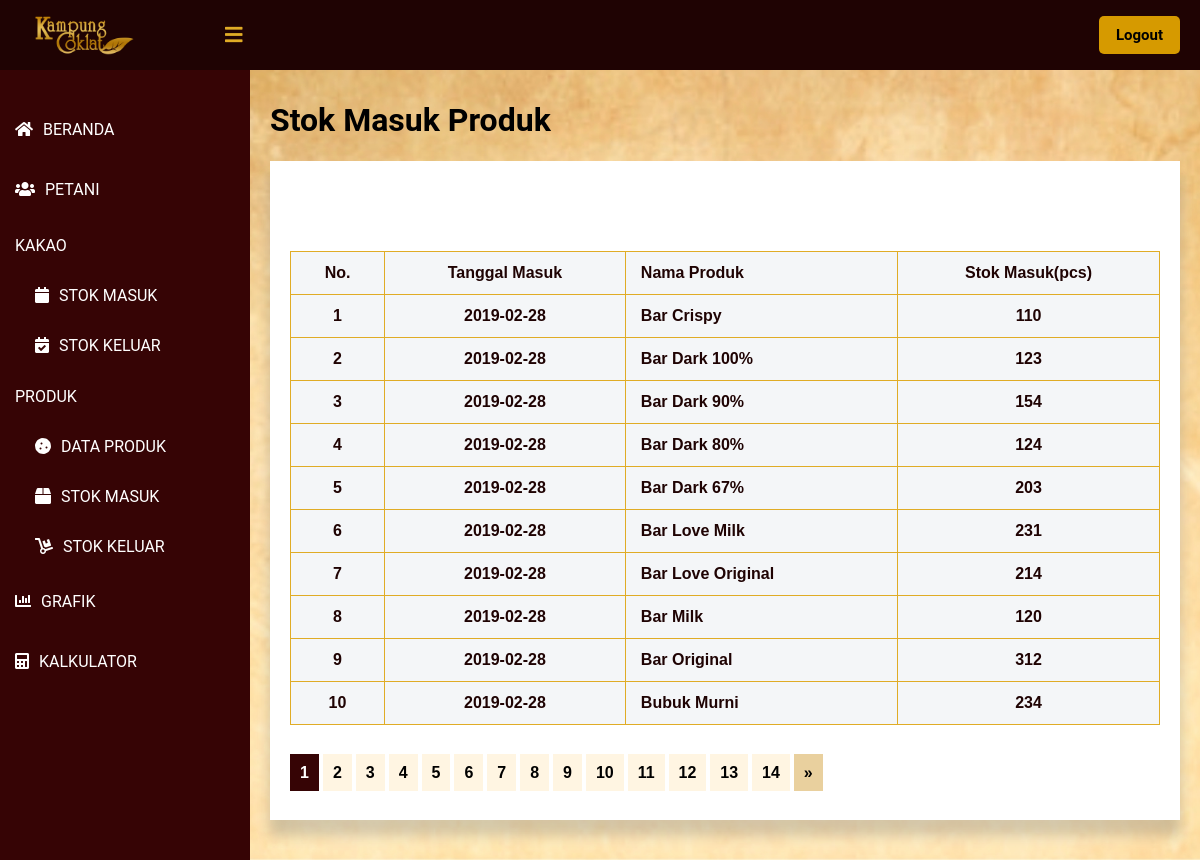
The app's page /public/lihat_SMP/1 (signed in) with its own data.
### tables this page shows
CREATE TABLE `stok_masuk_produk` (
  `id_masuk_produk` int(11) NOT NULL,
  `tanggal_masuk` timestamp NOT NULL DEFAULT current_timestamp(),
  `nama_produk` int(11) NOT NULL,
  `stok_masuk` int(11) NOT NULL
);

CREATE TABLE `produk` (
  `id_produk` int(11) NOT NULL,
  `nama_produk` varchar(30) NOT NULL,
  `berat_bersih` int(11) NOT NULL,
  `harga` int(11) NOT NULL,
  `produksi_kakao_kering` int(11) NOT NULL,
  `produksi_kakao_basah` int(11) NOT NULL
);

### app/core/Controller.php (called while the page is built, shortened)
<?php
class Controller {
    public function view($view, $data = [])
    {
        require_once   '../app/views/'.$view.'.php';
    }
    public function model($model)
    {
        return new $model;
    }
}
?>

### app/controllers/Lihat_SMP.php (called while the page is built, shortened)
<?php
class Lihat_SMP extends Controller {
    public function index($page)
    {
        $id_user = $_SESSION['id'];
        $user = $this->model('User_model')->getUserById($id_user);
        $data= $user;
        $data['masuk_produk'] = $this->model('SMP_model')->getList($page);
        $this->view('lihat_SMP/index', $data);
    }
}
?>

### app/core/App.php (called while the page is built, shortened)
<?php
class App {
    protected $method = 'index';
    protected $params = [];
    public function __construct()
    {
        $url = $this->parseURL();
        if ( file_exists('../app/controllers/' . $url[0] . '.php') ) {
            unset($url[0]);
        }
        $this->controller = new $this->controller;
        if ( !empty($url) ) {
            $this->params = array_values($url);
        }
        call_user_func_array([$this->controller, $this->method], $this->params);
    }
    public function parseURL()
    {
        if ( isset($_GET['url']) ) {
            $url = rtrim($_GET['url'], '/');
            $url = filter_var($url, FILTER_SANITIZE_URL);
            $url = explode("/", $url);
            return $url;
        }
    }
}

### public/index.php (called while the page is built, shortened)
<?php
$app = new App;

### app/core/Database.php (called while the page is built, shortened)
<?php
class Database {
    private $host = DB_HOST;
    private $db_name = DB_NAME;
    private $dbh;
    private $stmt;
    public function __construct()
    {
        $dsn = 'mysql:host=' . $this->host . ';dbname=' . $this->db_name;
        try {
            $this->dbh = new PDO($dsn, 'root', '');
        } catch(PDOException $e) {
            die($e->getMessage());
        }
    }
    public function query($query)
    {
        $this->stmt = $this->dbh->prepare($query);
    }
    public function bind($param, $value, $type=null)
    {
        if ( is_null($type) ) {
            switch( true ) {
                default :
                    $type = PDO::PARAM_STR;
            }
        }
        $this->stmt->bindValue($param, $value, $type);
    }
    public function execute()
    {
        $this->stmt->execute();
    }
    public function resultSet()
    {
        $this->execute();
        return $this->stmt->fetchAll(PDO::FETCH_ASSOC);
    }
    public function single()
    {
        $this->execute();
        return $this->stmt->fetch(PDO::FETCH_ASSOC);
    }
}

### app/models/User_model.php (called while the page is built, shortened)
<?php
class User_model {
    private $table = 'user';
    private $db;
    public function __construct()
    {
        $this->db = new Database;
    }
    public function getUserById($id)
    {
        $this->db->query('SELECT user.*, hak_akses.nama_kategori AS hak_akses FROM ' . $this->table . ' JOIN kategori AS hak_akses ON hak_akses.id = user.id_hak_akses WHERE id_user=:id');
        $this->db->bind('id', $id);
        return $this->db->single();
    }
}

### app/models/SMP_model.php (called while the page is built, shortened)
<?php
class SMP_model {
    private $table = 'stok_masuk_produk';
    private $db;
    public function __construct()
    {
        $this->db = new Database;
    }
    public function getList($page)
    {
        $data = [];
        $jumlahDataSetiapPage = 10;
        $this -> db -> query("SELECT stok_masuk_produk.*, produk.nama_produk, DATE_FORMAT(tanggal_masuk, '%Y-%m-%d') AS tanggal_masuk FROM `" . $this->table . "` LEFT JOIN produk ON produk.id_produk = stok_masuk_produk.nama_produk");
        $jumlahData = $this -> db -> resultSet();
        $jumlahData = count($jumlahData);
        $jumlahPage = ceil($jumlahData / $jumlahDataSetiapPage);
        $halamanSaatIni = ( isset($page) ) ? $page : 1;
        $dataPertama = ($jumlahDataSetiapPage * $halamanSaatIni) - $jumlahDataSetiapPage;
        $this -> db -> query("SELECT stok_masuk_produk.*, produk.nama_produk, DATE_FORMAT(tanggal_masuk, '%Y-%m-%d') AS tanggal_masuk FROM `" . $this->table . "` LEFT JOIN produk ON produk.id_produk = stok_masuk_produk.nama_produk LIMIT $dataPertama, $jumlahDataSetiapPage");
        $daftarData = $this -> db -> resultSet();
        $data['list_data'] = $daftarData;
        $data['halaman_saat_ini'] = $halamanSaatIni;
        $data['jumlah_halaman'] = $jumlahPage;
        return $data;
    }
}

### app/views/lihat_SMP/index.php (the view, shortened to what this page needs)
<!DOCTYPE html>
<html lang=”en”>
<head>
	<link href="<?= BASEURL ?>/css/melihat_petani.css" rel="stylesheet" type="text/css">
    <link rel="stylesheet" href="https://cdnjs.cloudflare.com/ajax/libs/font-awesome/5.12.1/css/all.min.css">
</head>
<body>
    <header>
        <label for="check">
            <i class="fas fa-bars" id="sidebar_btn"></i>
        </label>
        <div class="left_area">
            <img src="http://localhost/KampungCoklat/public/img/Logo-Daun.png">
        </div>
        <div class="right_area">
            <a href="<?= BASEURL ?>/logout" style="color: #000; margin-left: 10px;" class="logout_btn">Logout</a>
        </div>
    </header>
    <div class="sidebar">
        <a class="menu" href="<?= BASEURL ?>/beranda"><i class="fas fa-home"></i><span>BERANDA</span></a>
        <?php if ($data['hak_akses'] != 'admin_prod') { ?>
            <a class="menu" href="<?= BASEURL ?>/lihat_petani/1"><i class="fas fa-users"></i><span>PETANI</span></a>
        <?php } ?>
        <p class="menu2">KAKAO</p>
        <a class="sub_menu" href="<?= BASEURL ?>/lihat_stok/1"><i class="fas fa-calendar"></i><span>STOK MASUK</span></a>
        <a class="sub_menu" href="<?= BASEURL ?>/lihat_SKK/1"><i class="fas fa-calendar-check"></i><span>STOK KELUAR</span></a>
        <p class="menu2">PRODUK</p>
        <a class="sub_menu" href="<?= BASEURL ?>/lihat_produk/1"><i class="fas fa-cookie"></i><span>DATA PRODUK</span></a>
        <a class="sub_menu" href="<?= BASEURL ?>/lihat_SMP/1"><i class="fas fa-box"></i><span>STOK MASUK</span></a>
        <a class="sub_menu" href="<?= BASEURL ?>/lihat_SKP/1"><i class="fas fa-dolly"></i><span>STOK KELUAR</span></a>
        <a class="menu" href="<?= BASEURL ?>/grafik/2021"><i class="fas fa-chart-bar"></i><span>GRAFIK</span></a>
        <a class="menu" href="<?= BASEURL ?>/kalkulator"><i class="fas fa-calculator"></i><span>KALKULATOR</span></a>
    </div>
    <div class="content">
        <div class="card">
            <h1>Stok Masuk Produk</h1>
        </div>
        <div class="card_table">
            <div>
                <div class="card_table1">
                    <br><br>
                </div>
                </div>
                <div class="card_table2">
                    <table class="tabelMahasiswa" width="60%">
                        <tr>
                            <th style="text-align: center;">No.</th>
                            <th style="text-align: center;">Tanggal Masuk</th>
                            <th>Nama Produk</th>
                            <th style="text-align: center;">Stok Masuk(pcs)</th>
                        </tr>
                        <?php foreach ($data['masuk_produk']['list_data'] as $key => $value) { ?>
                        <tr>
                            <th style="text-align: center;"><?= ($key + 1) ?></th>
                            <th style="text-align: center;"><?= $value['tanggal_masuk'] ?></th>
                            <th><?= $value['nama_produk'] ?></th>
                            <th style="text-align: center;"><?= $value['stok_masuk'] ?></th>
                        </tr>
                        <?php } ?>
                    </table>
                    <br>
                    <br>
                    <?php for($p = 1; $p <= $data['masuk_produk']['jumlah_halaman']; $p++): ?>
                        <?php if($p == $data['masuk_produk']['halaman_saat_ini']): ?>
                            <a href= "<?= BASEURL ?>/lihat_SMP/<?= $p; ?>" class = 'page_aktif'><?= $p; ?></a>
                        <?php else: ?>
                            <a href= "<?= BASEURL ?>/lihat_SMP/<?= $p; ?>"  class = 'page'><?= $p; ?></a>
                        <?php endif; ?>
                    <?php endfor; ?>
                    <?php if($data['masuk_produk']['halaman_saat_ini'] < $data['masuk_produk']['jumlah_halaman']): ?>
                        <a href = "<?= BASEURL ?>/lihat_SMP/<?= $data['masuk_produk']['halaman_saat_ini'] + 1; ?>"  class = 'pageLebih'>&raquo;</a>
                    <?php endif; ?>
                    <br>
                    <br>
                    <br>
                </div>
            </div>
        </div>
</body>
</html>

### public/css/melihat_petani.css (style rules this page uses)
body { margin: 0; padding: 0; font-family: "Roboto", sans-serif; }
header { z-index: 1; position: fixed; background: #1f0303; padding: 20px; width: calc(100% - 0%); top: 0; height: 30px; }
.left_area img { width: 120px; margin-top: -15px; }
.logout_btn { padding-left: 17px; padding-right: 17px; padding-bottom: 10px; padding-top: 10px; background: #d69a00; text-decoration: none; float: right; margin-top: -60px; margin-right: 40px; border-radius: 5px; font-size: 15px; font-weight: 600; color: #360405; transition: 0.5s; transition-property: background; }
.sidebar { z-index: 1; top: 0; background: #360405; margin-top: 70px; padding-top: 30px; position: fixed; left: 0; width: 250px; height: calc(100% - 9%); transition: 0.5s; transition-property: left; overflow-y: auto; }
.menu { color: #fff; display: block; width: 100%; line-height: 60px; text-decoration: none; padding-left: 15px; box-sizing: border-box; transition: 0.5s; transition-property: background; }
.menu2 { color: #fff; display: block; width: 100%; text-decoration: none; padding-left: 15px; box-sizing: border-box; transition: 0.5s; transition-property: background; }
.sub_menu { color: #fff; display: block; width: 100%; line-height: 50px; text-decoration: none; padding-left: 35px; box-sizing: border-box; transition: 0.5s; transition-property: background; }
.sidebar i { padding-right: 10px; }
label #sidebar_btn { z-index: 1; color: #e0ac26; position: fixed; cursor: pointer; left: 225px; font-size: 20px; margin: 5px 0; transition: 0.5s; transition-property: color; }
.content { background: url('http://localhost/KampungCoklat/public/img/bg.jpg'); background-position: center; background-size: cover; height: auto; transition: 0.5s; width: (100% - 250px); margin-top: 60px; padding: 20px; margin-left: 250px; }
.content .card_table { box-shadow: 0 19px 38px rgba(255, 255, 255, 0.3), 0 15px 12px rgba(0,0,0,0.22); background-color: #fff; }
.tabelMahasiswa { margin-top: 10px; font-family: Arial; border-collapse: collapse; width: 100%; }
.content .card_table1 { margin: 20px; height: 50px; }
.content .card_table2 { margin-top: 40px; margin-left: 20px; margin-bottom: 20px; margin-right: 20px; }
.pageLebih { text-decoration: none; background-color: #e9d09e; padding: 10px 10px; text-align: center; font-family: Arial; font-weight: bold; color: black; }
.page { text-decoration: none; background-color: #fff5e2; padding: 10px 10px; text-align: center; font-family: Arial; font-weight: bold; color: black; }
.page_aktif { text-decoration: none; background-color: #360405; padding: 10px 10px; text-align: center; font-family: Arial; font-weight: bold; color: white; font-weight: bold; }
td, th { border: 1px solid #e0ac26; padding: 15px; }
tr:nth-child(even) { background-color: #747677; }
th { padding-top: 12px; padding-bottom: 12px; text-align: left; background-color: #f4f6f8; color: #1f0303; }

### records on screen
stok_masuk_produk: tanggal_masuk "2019-02-28", nama_produk.nama_produk "Bar Crispy", stok_masuk "110"
stok_masuk_produk: tanggal_masuk "2019-02-28", nama_produk.nama_produk "Bar Dark 100%", stok_masuk "123"
stok_masuk_produk: tanggal_masuk "2019-02-28", nama_produk.nama_produk "Bar Dark 90%", stok_masuk "154"
stok_masuk_produk: tanggal_masuk "2019-02-28", nama_produk.nama_produk "Bar Dark 80%", stok_masuk "124"
stok_masuk_produk: tanggal_masuk "2019-02-28", nama_produk.nama_produk "Bar Dark 67%", stok_masuk "203"
stok_masuk_produk: tanggal_masuk "2019-02-28", nama_produk.nama_produk "Bar Love Milk", stok_masuk "231"
stok_masuk_produk: tanggal_masuk "2019-02-28", nama_produk.nama_produk "Bar Love Original", stok_masuk "214"
stok_masuk_produk: tanggal_masuk "2019-02-28", nama_produk.nama_produk "Bar Milk", stok_masuk "120"
stok_masuk_produk: tanggal_masuk "2019-02-28", nama_produk.nama_produk "Bar Original", stok_masuk "312"
stok_masuk_produk: tanggal_masuk "2019-02-28", nama_produk.nama_produk "Bubuk Murni", stok_masuk "234"
